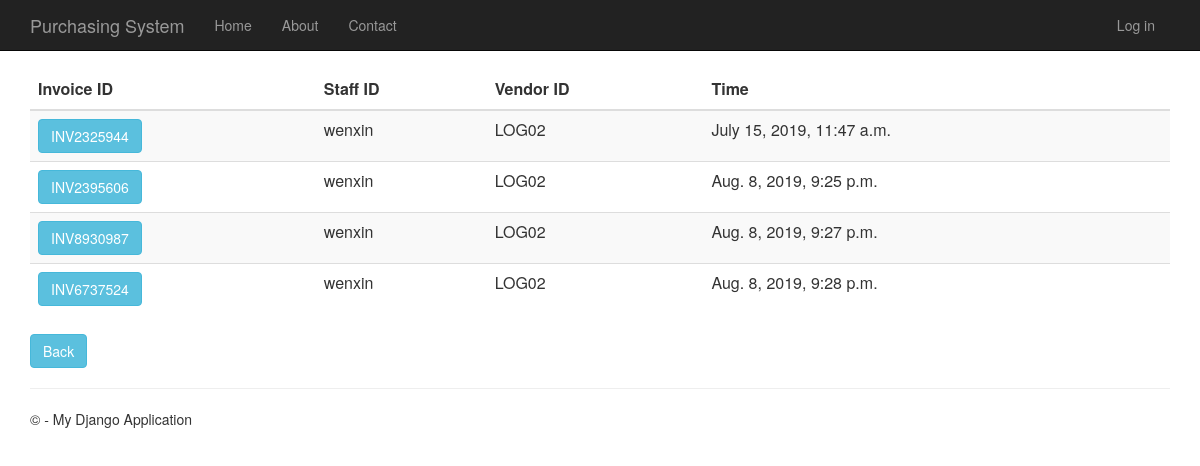
/invoicehistory, run on the app's committed database.
### Invoice/models.py (models this page shows)
class Invoice(models.Model):
    invoice_id = models.CharField(primary_key= True, max_length=10)
    time_created = models.DateTimeField()
    description = models.CharField(max_length=100)
    total_price = models.DecimalField(max_digits=10, decimal_places=2, default=Decimal('0.00'))
    invoice_status = models.CharField(max_length=20)
    purchase_order_id =models.OneToOneField(PurchaseOrder,on_delete = models.CASCADE)
    person_id = models.ForeignKey(Person,on_delete= models.CASCADE)
    vendor_id = models.ForeignKey(Vendor,on_delete = models.CASCADE)

### app/models.py (models this page shows, shortened)
class Person(models.Model):
    user_id = models.OneToOneField(User)
    person_id = models.CharField(primary_key=True, max_length=10)
    person_name = models.TextField()
    person_address = models.TextField()
    person_phone_number = models.TextField()
    person_role = models.TextField(default = 'MANAGER')

class Vendor(models.Model):
    vendor_id = models.CharField(primary_key=True, max_length=10)
    vendor_name = models.TextField()
    vendor_phone_number = models.TextField()
    vendor_address = models.TextField()
    vendor_email = models.TextField()
    def __str__(self):
        return str(self.vendor_id)

### Invoice/views.py (the view)
# urls.py: url(r'^invoicehistory', Invoice.views.invoicehistory, name="invoice_history"),
def invoicehistory(request):
    invoice = Invoice.objects.all()
    context = {
            'title':'Invoice History',
            'rows':invoice
        }
    return render(request,'Invoice/invoicehistory.html',context)

### Invoice/templates/Invoice/invoicehistory.html
﻿{% extends "app/layout.html" %}
{% block content %}
<div class="purcahseorderhistory margintop" action="menu" >
    <form action="invoicehistorydetails" method="GET">
        <table class="table table-striped margintop">
          <thead>
            <tr>
              <th scope="col">Invoice ID</th>
              <th scope="col">Staff ID</th>
              <th scope="col">Vendor ID</th>
              <th scope="col">Time</th>
            </tr>
          </thead>
          <tbody>
              {% for r in rows %}
            <tr>
                 <td><button type="submit" name="inv_id" value="{{r.invoice_id}}" class="btn btn-info" >{{r.invoice_id}}</button></td>
                 <td>{{r.person_id.person_id}}</td>
                 <td>{{r.vendor_id}}</td>
                 <td>{{r.time_created}}</td>
            </tr>
              {% endfor %}
          </tbody>
        </table>
        <div class="margintop">
            <a type="submit" class="btn btn-info" href="/menu">Back</a>
        </div>
    </form>
</div>
{% endblock %}

### app/static/app/content/site.css (style rules this page uses)
body { padding-top: 50px; padding-bottom: 20px; }

### data on the page
Invoice: invoice_id "INV2325944", person_id.person_id "wenxin", vendor_id "LOG02", time_created "July 15, 2019, 11:47 a.m."
Invoice: invoice_id "INV2395606", person_id.person_id "wenxin", vendor_id "LOG02", time_created "Aug. 8, 2019, 9:25 p.m."
Invoice: invoice_id "INV8930987", person_id.person_id "wenxin", vendor_id "LOG02", time_created "Aug. 8, 2019, 9:27 p.m."
Invoice: invoice_id "INV6737524", person_id.person_id "wenxin", vendor_id "LOG02", time_created "Aug. 8, 2019, 9:28 p.m."
